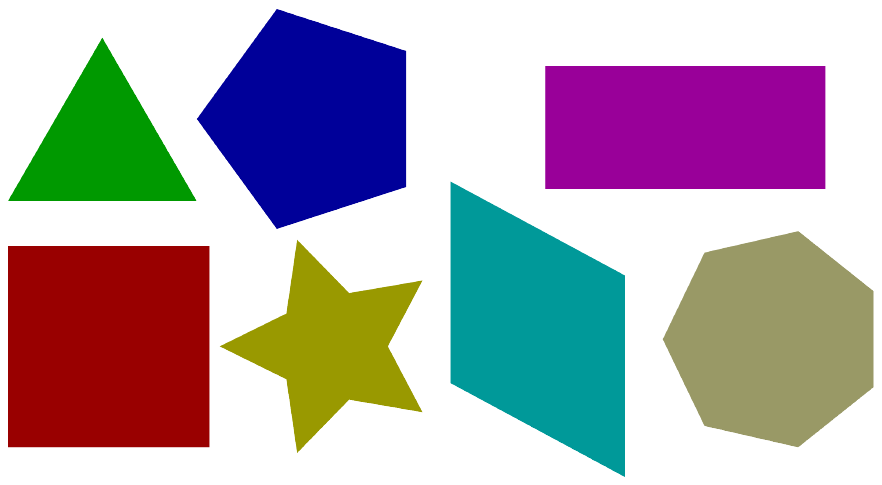
#> input picture implementacoes/imagens/polygons.png, 882 x 485 px; its folder holds 7 pictures in this run
$ python lista.py   (older library calls are emulated)
#> lines starting #> are read from the running program, lines starting #| are printed output that depends on the picture; after the words box and inside, x2 and y2 are one past the last pixel; in counts of white or black regions, pixels touching at a corner belong together
import  cv2
import  numpy as np

global image_folder
image_folder = "imagens/"


# [15 lines left out: functions drawCirclesAndShowImage, keyPoints2NumpyArray, not called in this run]

def item1():
    p = cv2.imread(image_folder+"polygons.png")
#> p is the input picture: shape (485, 882, 3); mean B, G, R 174.4, 166.8, 175.6
    pGray = cv2.cvtColor(p,cv2.COLOR_BGR2GRAY)
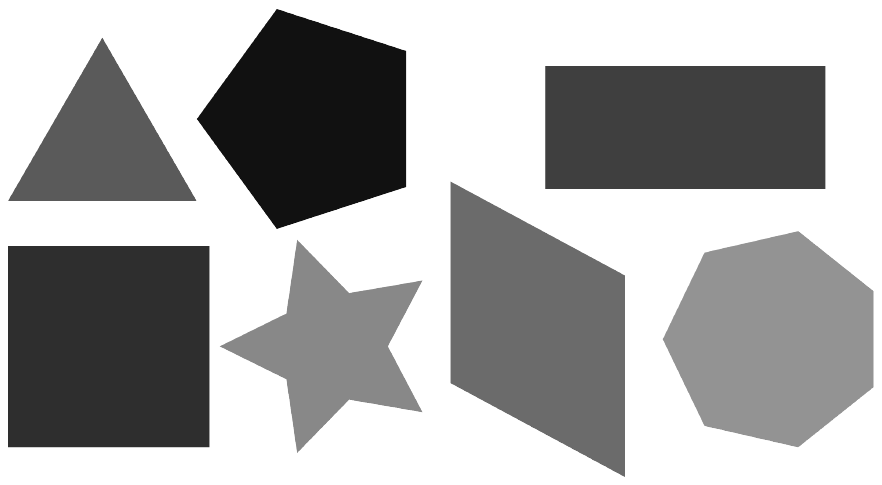
#> pGray: shape (485, 882); min 17, max 255, mean 170.3

    ret,thresh = cv2.threshold(pGray,150,255,cv2.THRESH_BINARY_INV)
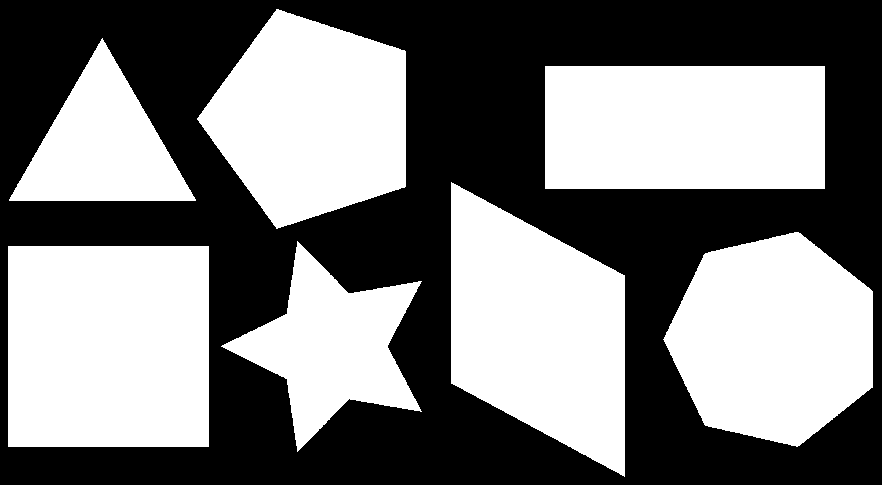
#> thresh: shape (485, 882); 48.8% white; 7 white regions

    im2,contours,hierarchy = cv2.findContours(thresh,cv2.RETR_TREE,cv2.CHAIN_APPROX_NONE)
#> contours = 7 contours; box (x1, y1, x2, y2) and area: (8, 246, 209, 447) 40000, (451, 182, 625, 477) 34652, (545, 66, 825, 189) 34038, (663, 232, 873, 447) 33036, (197, 9, 406, 229) 31512, (221, 241, 422, 452) 17922, (9, 38, 196, 201) 15125

    perimeters = []
    for cnt in contours:
        perimeters.append(cv2.arcLength(cnt,True))
#> this loop made 7 passes
#> after the loop, perimeters = [800, 775.7, 704.8, 825, 802, 587, 712.2]

    np.array(perimeters)

    ct = []

    for p,c in zip(perimeters,contours):
        approx = cv2.approxPolyDP(c,0.025*p,True)
        print(len(approx))
        for ap in approx:
            print(ap)
        cv2.drawContours(p,approx,-1,(255,0,0))
#> this loop made 7 passes
#> (p, approx) on passes 1, 4, 5, 6: (800, [[8, 246], [8, 446], [208, 446], [208, 246]]), (825, [[451, 182], [451, 383], [624, 476], [624, 275]]), (802, [[545, 66], [545, 188], [824, 188], [824, 66]]), (587, [[102, 38], [9, 200], [195, 200]])
#> p on passes 2, 3, 7: 775.7, 704.8, 712.2
#> (printed output is left out)

# [122 lines left out: functions item2, item2_2, not called in this run]

if __name__ == '__main__':
    item1()
    #item2()
